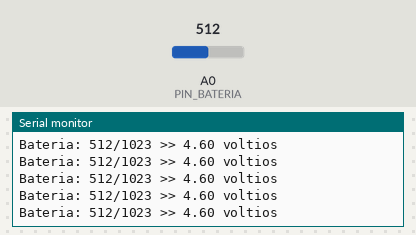
Bench run of a sketch on a simulated Arduino Uno, built with avr-gcc and run on an emulated ATmega328P. Parts: the last lines printed to the serial monitor. The inputs (shaded band) are chosen by the test bench; at power-on: A0 (PIN_BATERIA) = 512.

Above: at 1.2 s.
1.3 s: A0 (PIN_BATERIA) set to 716
At 2.1 s:
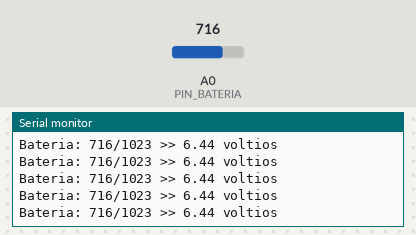
2.8 s: A0 (PIN_BATERIA) set to 900
At 3.7 s:
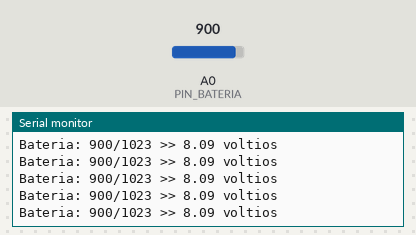
Timing chart, 0 to 5.8 s (numbered marks = the images above; inputs shaded):
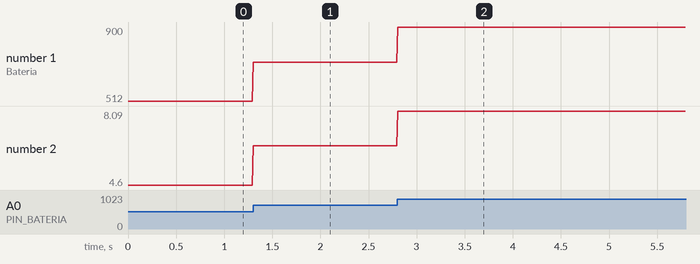

Measured:
- after the input at 1.3 s, the serial monitor: prints a new line at once (image 1)
- after the input at 2.8 s, the serial monitor: prints a new line at once (image 2)
- plotted number 1: 512 → 716 after the input at 1.3 s, 716 → 900 after the input at 2.8 s
- plotted number 2: 4.6 → 6.44 after the input at 1.3 s, 6.44 → 8.09 after the input at 2.8 s

The sketch:

lectura_bateria.ino
```cpp
// Lectura de la bateria

// Definimos etiquetas
#define PIN_BATERIA   A0  // Pin voltaje de la bateria

void setup() {
  Serial.begin(115200); // Iniciamos la comunicacion serial
}

void loop() {
  int valEntrada = analogRead(PIN_BATERIA);  // Leemos la información de la bateria
  float voltiosEntrada = (float)valEntrada*9.2/1023.0;  // Convertimos la lectura en voltios
  Serial.print("Bateria: ");                 // Enviamos por puerto Serial
  Serial.print(valEntrada);
  Serial.print("/1023 >> ");
  Serial.print(voltiosEntrada);
  Serial.println(" voltios");
  delay(10);                                  // Esperamos 10 ms y repetimos
}
```
